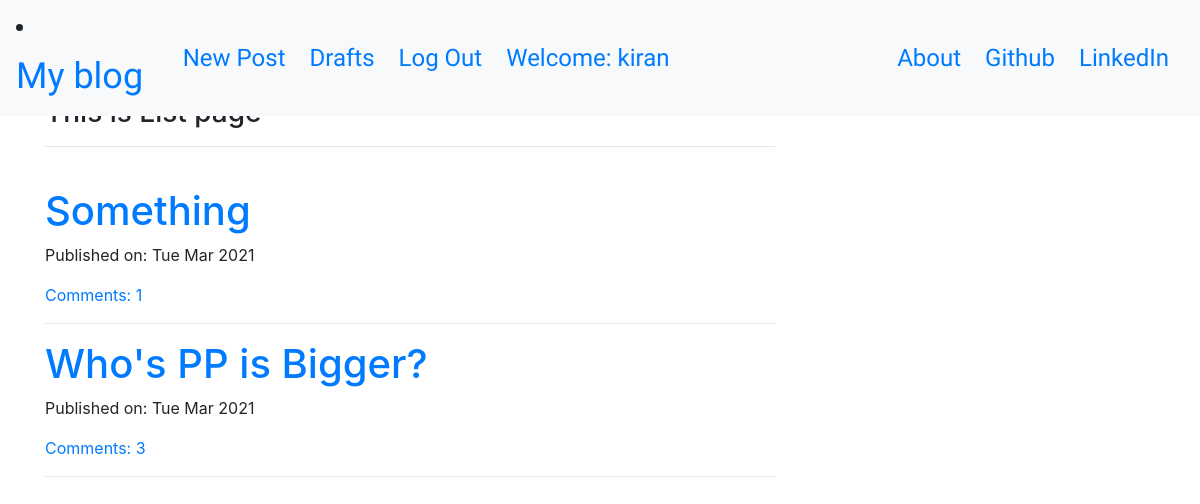
Before: / (signed in) with the older database file.
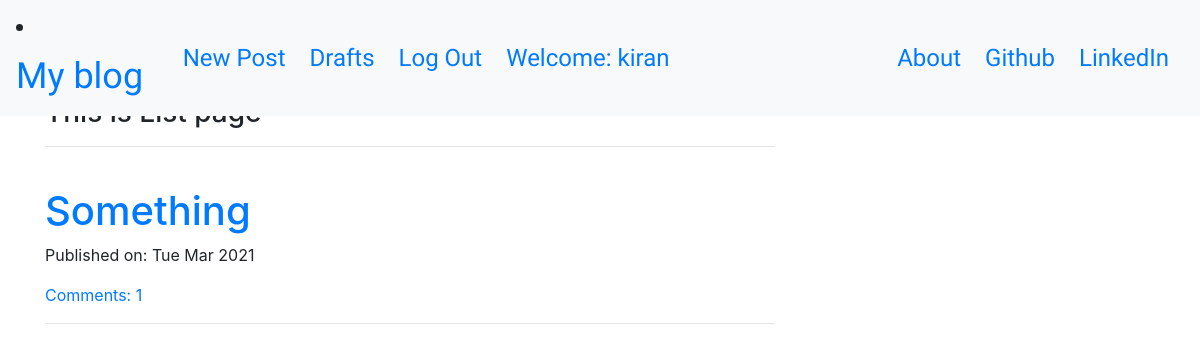
After: the same page with the newer database file.
### blog/models.py (models this page shows, shortened)
class Post(models.Model):
    author = models.ForeignKey('auth.User', on_delete=models.CASCADE)
    title = models.CharField(max_length=200)
    text = models.TextField()
    create_date = models.DateTimeField(default=timezone.now)
    published_date = models.DateTimeField(blank=True, null=True)
    def approve_comments(self):
        return self.comments.filter(approve_comment=True)

### blog/views.py (the view)
# urls.py: path('', PostList.as_view(), name='post_list'),                                 # Home page
class PostList(ListView):
    model = models.Post
    def get_queryset(self):
        return models.Post.objects.filter(published_date__lte=timezone.now()).order_by('-published_date')

### blog/templates/blog/post_list.html
{% extends "blog/base.html" %}
{% block content %}
<br><br><br><br>
    <H3>This is List page</H3>
    <hr><br>
    <div class="centerstage">
        {% for post in post_list %}
            <div class="post">
                <h1><a href="{% url 'blog:post_detail' pk=post.pk %}">{{ post.title }}</a></h1>
                <div class='date'>
                    <p>Published on: {{ post.published_date|date:'D M Y' }}</p>
                </div>
                <a href="{% url 'blog:post_detail' pk=post.pk %}">Comments: {{ post.approve_comments.count }}</a>
            </div>
            <hr>
        {% endfor %}
    </div>
{% endblock %}

### blog/templates/blog/base.html (shortened to what this page needs)
<!DOCTYPE html>
{% load static %}
<html lang="en">
<head>
    <link rel="stylesheet" href="https://cdn.jsdelivr.net/npm/bootstrap@4.6.0/dist/css/bootstrap.min.css">
    <link rel="stylesheet" href="//cdn.jsdelivr.net/npm/medium-editor@latest/dist/css/medium-editor.min.css" type="text/css" media="screen" charset="utf-8">
    <link rel="stylesheet" href="{% static 'CSS/blog.css' %}">
</head>
<body>
        <nav class='navbar navbar-expand-md navabr-light bg-light fixed-top techfont'>
            <div class="navbar-header">
                <li class="nav-item"><a class="navbar-brand bigbrand" href="{% url 'post_list' %}">My blog</a></li>
            </div>
            <div class='container'>
                <ul class="nav navbar-nav navbar-right">
                    {% if user.is_authenticated %}
                        <li class="nav-item"><a href="{% url 'blog:post_new' %}">New Post</a></li>
                        <li class="nav-item ml-4"><a href="{% url 'post_draft_list' %}">Drafts</a></li>
                        <li class="nav-item ml-4"><a href="{% url 'logout' %}">Log Out</a></li>
                        <li class="nav-item ml-4"> <a href="#"> Welcome: {{ user.username }}</a></li>
                    {% else %}
                        <li class="nav-item"><a class="nav navbar-right" href="{% url 'login' %}">Login</a></li>
                    {% endif %}
                </ul>
                <ul class="nav navbar-nav navbar-left">
                    <li class="nav-item"><a href="{% url 'about' %}">About</a></li>
                    <li class="nav-item ml-4"><a href="https://www.github.com">Github</a></li>
                    <li class="nav-item ml-4"><a href="https://www.linkedin.com">LinkedIn</a></li>
                </ul>
            </div>
        </nav>
    <div class="content container">
        <div class="row">
            <div class="col-md-8">
                <div class="blog_posts">
                    {% block content %}
                    {% endblock %}
                </div>
            </div>
        </div>
    </div>
</body>
</html>

### blog/static/CSS/blog.css (style rules this page uses)
.techfont { font-family: 'Russo One', sans-serif; font-size: 1.5em; margin-bottom: 10px; }
.centerstage { margin-left: auto; margin-right: auto; }
.bigbrand { font-size: 1.5em; }

Changed rows visible on the page:
removed Post: title "Who's PP is Bigger?", published_date "Tue Mar 2021", approve_comments.count "3"
